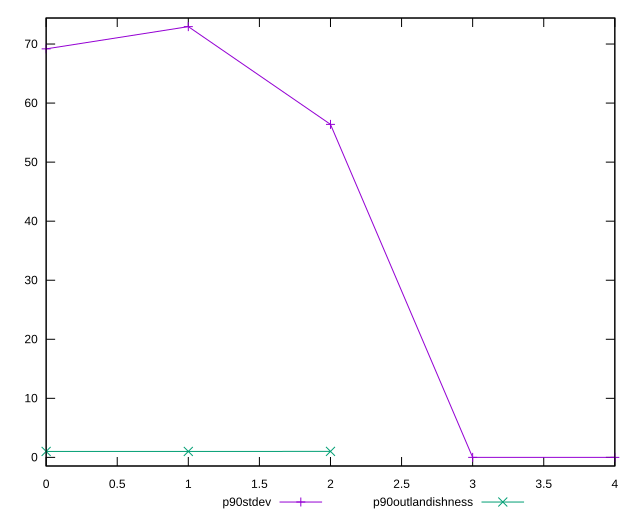

Source code (gnuplot):
reset

$p90Stdev <<EOF
0 69.18076190688565
1 72.946848072622
2 56.39341533275589
3 0
4 0
EOF

$p90Outlandishness <<EOF
0 1.0106732350632444
1 1.0059856934611169
2 1.0176691311897437
EOF

set key outside below
set xrange [0:4]
set yrange [-1.4589369614524401:74.40578503407444]
set trange [-1.4589369614524401:74.40578503407444]
set terminal svg size 640, 520 enhanced background rgb 'white'
set output "report_00018_2021-02-10T15-25-16.877Z/uses-webp-images/progression/stddev.svg"

plot $p90Stdev title "p90stdev" with linespoints, \
     $p90Outlandishness title "p90outlandishness" with linespoints

reset
